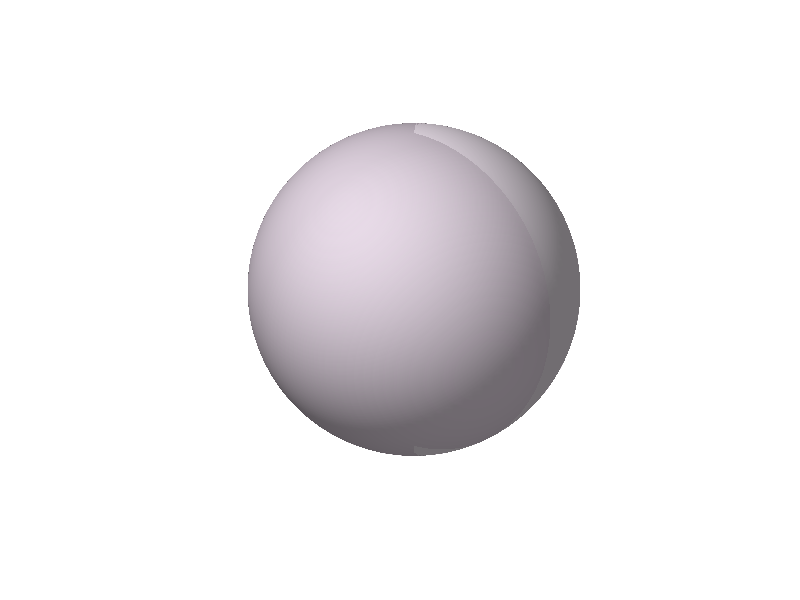

MATLAB code to generate this figure: (Note: this script raises an error after producing the figure.)
figure; clf
set(gcf,'Color','w')
ax = axes;
hold(ax,'on')
axis(ax,'equal')
axis(ax,'off')
view(ax,35,20)

%% Sphere
R = 1;
[xs,ys,zs] = sphere(100);

surf(R*xs,R*ys,R*zs, ...
    'FaceColor',[0.85 0.8 0.85], ...
    'EdgeColor','none', ...
    'FaceAlpha',0.8);

lighting gouraud
%camlight headlight
camlight left
material dull

%% Parameters
arrowLW = 2.2;
fs = 30;

%% Net force: straight arrow
F0 = [0, 0, 0];
F  = [1.45, 0.35, 0.15];

drawArrow3(F0,F, ...
    'Color',[0.85 0.15 0.10], ...
    'LineWidth',arrowLW, ...
    'HeadLength',0.18, ...
    'HeadRadius',0.07);

text(F(1)+0.38, F(2), F(3), ...
    '$\mathbf f^{(k)}$', ...
       'FontWeight', 'bold', ...
    'Interpreter', 'latex', ...
    'FontSize', fs, ...
    'Color', [0.85 0.15 0.10]);

c = [0, 0, 0];   % coordinates of the centre

hold on
scatter3(c(1),c(2),c(3), 65, 'w', 'filled', ...
    'MarkerEdgeColor', 'k', ...
    'LineWidth', 0.8);

text(c(1)+0.2, c(2)+0.28, c(3)+1, ...
    '$\mathbf{c}^{(k)}$', ...
    'Interpreter', 'latex', ...
    'FontSize', fs, ...
    'Color', 'w', ...
    'HorizontalAlignment', 'center', ...
    'VerticalAlignment', 'bottom', ...
    'Clipping', 'off');

%% Translational velocity: straight arrow, displaced below sphere
U0 = [0,0,0];
U  = [ 1.25, -1.55, -0.75];

drawArrow3(U0,U, ...
    'Color',[0.10 0.35 0.85], ...
    'LineWidth',arrowLW, ...
    'HeadLength',0.18, ...
    'HeadRadius',0.07);

text(U(1)+0.3,U(2),U(3), ...
    '$\mathbf{v}^{(k)}$', ...
    'Interpreter','latex', ...
    'FontSize',fs, ...
    'Color',[0.10 0.35 0.85]);

%%  normal direction
U = -[1,-1,-1]/sqrt(3);
U0  = -[ 1.2 -1.2 -1.2];%/sqrt(3);

drawArrow3(U0,U, ...
    'Color','k', ...
    'LineWidth',arrowLW, ...
    'HeadLength',0.18, ...
    'HeadRadius',0.07);

text(U0(1)+0.18,U0(2)+0.2,U0(3)-0.3, ...
    '$\mathbf{n}$', ...
    'Interpreter','latex', ...
    'FontSize',fs, ...
    'Color','k');

%% Net torque: curved arrow around sphere
drawCircularArrow3( ...
    [0,0,0], ...          % centre
    [0,0,1], ...          % axis of rotation
    1.25, ...             % radius
    deg2rad(20), ...      % start angle
    deg2rad(150), ...     % end angle
    'Color',[0.15 0.55 0.20], ...
    'LineWidth',arrowLW, ...
    'HeadLength',0.16, ...
    'HeadRadius',0.06);

text(-1.10,0.95,0.10, ...
    '$\mathbf{t}^{(k)}$', ...
    'Interpreter','latex', ...
    'FontSize',fs, ...
    'Color',[0.15 0.55 0.20]);

%% Angular velocity: visible curved arrow outside sphere
drawCircularArrow3( ...
    [0,0,0], ...              % centre
    [1,1,1], ...              % rotation axis
    1.35, ...                 % radius: larger than sphere radius
    deg2rad(-60), ...
    deg2rad(20), ...
    'Color',[0.55 0.15 0.75], ...
    'LineWidth',arrowLW, ...
    'HeadLength',0.18, ...
    'HeadRadius',0.07);

text(0.95,-0.55,0.95, ...
    '$\mathbf{\omega}^{(k)}$', ...
    'Interpreter','latex', ...
    'FontSize',fs, ...
    'Color',[0.55 0.15 0.75]);

%% Optional: coordinate axes limits
xlim([-1.7 1.8])
ylim([-1.7 1.5])
zlim([-1.2 1.4])

%%
figure()
[rvec_in,rvec_out,opt] = init_spheres([0 0 0],0.68,700,1);

surf(R*xs,R*ys,R*zs, ...
    'FaceColor',[0.0 0.0 0.45], ...
    'EdgeColor','none', ...
    'FaceAlpha',0.3);

lighting gouraud
%camlight headlight
camlight left
material dull
hold on
scatter3(rvec_in(:,1),rvec_in(:,2),rvec_in(:,3),'r')
axis equal
%grid off
axis off

function drawArrow3(p0,p1,varargin)
% Draw a 3D arrow from p0 to p1 using a line and a cone arrowhead.

opts.Color      = [0 0 0];
opts.LineWidth  = 2;
opts.HeadLength = 0.15;
opts.HeadRadius = 0.05;

opts = parseOpts(opts,varargin{:});

p0 = p0(:).';
p1 = p1(:).';
v = p1 - p0;
L = norm(v);

if L == 0
    return
end

e = v/L;

% Shaft ends before the cone
pShaftEnd = p1 - opts.HeadLength*e;

plot3([p0(1),pShaftEnd(1)], ...
      [p0(2),pShaftEnd(2)], ...
      [p0(3),pShaftEnd(3)], ...
      'Color',opts.Color, ...
      'LineWidth',opts.LineWidth);

% Cone in local z-direction
[nx,ny,nz] = cylinder([opts.HeadRadius 0],32);
nz = opts.HeadLength*nz;

% Move cone so local tip is at z = HeadLength
pts = [nx(:), ny(:), nz(:)];

% Rotate local z-axis to direction e
R = rotationFromZ(e);
pts = pts*R.';

% Translate so cone base is at pShaftEnd and tip at p1
pts = pts + pShaftEnd;

nx = reshape(pts(:,1),size(nx));
ny = reshape(pts(:,2),size(ny));
nz = reshape(pts(:,3),size(nz));

surf(nx,ny,nz, ...
    'FaceColor',opts.Color, ...
    'EdgeColor','none');
end

function drawCircularArrow3(c,axisVec,r,theta0,theta1,varargin)
% Draw a circular 3D arrow around axisVec, centred at c.

opts.Color      = [0 0 0];
opts.LineWidth  = 2;
opts.HeadLength = 0.15;
opts.HeadRadius = 0.05;

opts = parseOpts(opts,varargin{:});

c = c(:).';
a = axisVec(:).';
a = a/norm(a);

% Build two orthonormal vectors perpendicular to a
tmp = [1 0 0];
if abs(dot(tmp,a)) > 0.9
    tmp = [0 1 0];
end

e1 = tmp - dot(tmp,a)*a;
e1 = e1/norm(e1);
e2 = cross(a,e1);

theta = linspace(theta0,theta1,120);

pts = c + r*cos(theta(:))*e1 + r*sin(theta(:))*e2;

plot3(pts(:,1),pts(:,2),pts(:,3), ...
    'Color',opts.Color, ...
    'LineWidth',opts.LineWidth);

% Arrowhead tangent direction at end
pEnd = pts(end,:);
pPrev = pts(end-4,:);
drawArrow3(pPrev,pEnd, ...
    'Color',opts.Color, ...
    'LineWidth',opts.LineWidth, ...
    'HeadLength',opts.HeadLength, ...
    'HeadRadius',opts.HeadRadius);
end

function R = rotationFromZ(e)
% Rotation matrix mapping [0 0 1] to unit vector e.

e = e(:)/norm(e);
z = [0;0;1];

if norm(cross(z,e)) < 1e-14
    if dot(z,e) > 0
        R = eye(3);
    else
        R = diag([1 -1 -1]);
    end
    return
end

v = cross(z,e);
s = norm(v);
c = dot(z,e);

vx = [  0   -v(3)  v(2);
       v(3)   0   -v(1);
      -v(2) v(1)   0  ];

R = eye(3) + vx + vx^2*((1-c)/s^2);
end

function opts = parseOpts(opts,varargin)
% Small name-value parser.

for k = 1:2:numel(varargin)
    name = varargin{k};
    val  = varargin{k+1};

    if isfield(opts,name)
        opts.(name) = val;
    else
        error('Unknown option "%s".',name)
    end
end
end
